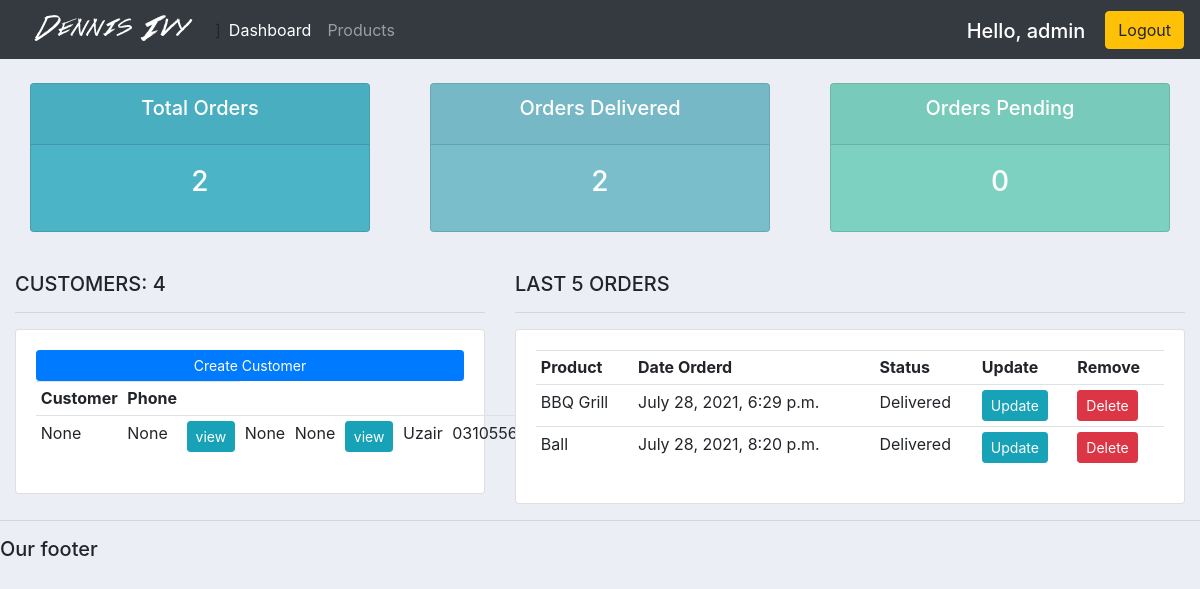
The app's page / (signed in) with its own data.
### account/models.py (models this page shows, shortened)
class Customer(models.Model):
    user = models.OneToOneField(User, null=True,blank=True, on_delete=models.CASCADE)
    name = models.CharField(max_length=200, null=True)
    phone = models.CharField(max_length=200, null=True)
    email = models.CharField(max_length=200)
    date_added = models.DateTimeField(auto_now_add=True)
    profileImg = models.ImageField(default="profile1.png",null=True)

class Order(models.Model):
    STATUS = (
			('Pending', 'Pending'),
			('Out for delivery', 'Out for delivery'),
			('Delivered', 'Delivered'),
			)
    customer = models.ForeignKey(Customer, on_delete=models.SET_NULL,null=True,blank=True)
    product = models.ForeignKey(Product, on_delete=models.SET_NULL,null=True,blank=True)
    date_ordered = models.DateTimeField(auto_now_add=True)
    status = models.CharField(max_length=200, null=True, choices=STATUS)

class Product(models.Model):
    CATEGORY = (
			('Indoor', 'Indoor'),
			('Out Door', 'Out Door'),
			)
    name = models.CharField(max_length=200)
    price = models.DecimalField(max_digits=7, decimal_places=2)
    category = models.CharField(max_length=200, null=True,choices=CATEGORY)
    discription = models.CharField(max_length=200, null=True)
    date_created = models.DateTimeField(auto_now_add=True)
    tags = models.ManyToManyField(Tag)

### account/decorator.py (the view)
    def wrapper_function(request,*args, **kwargs):
        group = None
        if request.user.groups.exists():
            group = request.user.groups.all()[0].name
        if group == 'customer':
            return redirect('user-page')
        if group == 'admin':
            return view_func(request,*args, **kwargs)

### account/decorator.py (called while the page is built)
def admin_only(view_func):
    def wrapper_function(request,*args, **kwargs):
        group = None
        if request.user.groups.exists():
            group = request.user.groups.all()[0].name
        if group == 'customer':
            return redirect('user-page')
        if group == 'admin':
            return view_func(request,*args, **kwargs)
    return wrapper_function

### account/views.py (called while the page is built)
@login_required(login_url='login')
@admin_only
def dashboardpage(request):
    customer = Customer.objects.all()
    order = Order.objects.all()
    ordertoatal = order.count()
    customertotal = customer.count()
    delivered = order.filter(status = 'Delivered').count()
    pending = order.filter(status = 'Pending').count()
    context= {'customer':customer,'order':order,
     'ordertoatal':ordertoatal,'customertotal':customertotal,'delivered':delivered,'pending':pending}
    return render (request, 'account/dashboard.html',context)

### account/templates/account/dashboard.html (shortened to what this page needs)
{%  extends 'account/main.html' %}
{% block content %}
{%  include 'account/status.html' %}
<br>
<div class="row">
	<div class="col-md-5">
		<h5>CUSTOMERS: {{customertotal}}</h5>
		<hr>
		<div class="card card-body">
			<a class="btn btn-primary  btn-sm btn-block" href="">Create Customer</a>
			<table class="table table-sm">
				<tr>
					<th>Customer</th>
					<th>Phone</th>
					<th></th>
				</tr>
				{% for customer in customer  %}
					<td>{{customer.name}}</td>
					<td>{{customer.phone}}</td>
					<td><a href ={% url 'customer' customer.id %} class = "btn btn-sm btn-info">view</a></td>
				{% endfor %}
			</table>
		</div>
	</div>
	<div class="col-md-7">
		<h5>LAST 5 ORDERS</h5>
		<hr>
		<div class="card card-body">
			<table class="table table-sm">
				<tr>
					<th>Product</th>
					<th>Date Orderd</th>
					<th>Status</th>
					<th>Update</th>
					<th>Remove</th>
				</tr>
				{% for order in order  %}
				<tr>
					<td>{{order.product.name}}</td>
					<td>{{order.date_ordered}}</td>
					<td>{{order.status}}</td>
					<td><a href = "{% url 'update' order.id %}" class = "btn btn-sm btn-info">Update</td>
					<td><a href = "{% url 'delete' order.id %}" class = "btn btn-sm btn-danger">Delete</td>
				</tr>
				{% endfor %}
			</table>
		</div>
	</div>
</div>
{% endblock %}

### account/templates/account/main.html (shortened to what this page needs)
{% load static %}
<!DOCTYPE html>
<html>
<head>
	<link rel="stylesheet" href="https://stackpath.bootstrapcdn.com/bootstrap/4.3.1/css/bootstrap.min.css">
	<link rel="stylesheet" type = "text/css" href="{% static '/css/main.css' %}" >
</head>
<body>
	{%  include 'account/navbar.html' %}
	<div class="container-fluid">
		{% block content %}
		{% endblock %}
    </div>
	<hr>
	<h5>Our footer</h5>
</body>
</html>

### account/templates/account/navbar.html (shortened to what this page needs)
{% load static %}
<nav class="navbar navbar-expand-lg navbar-dark bg-dark">
  <img src= {% static 'images/logo.png' %}>]
  <div class="collapse navbar-collapse" id="navbarNav">
    <ul class="navbar-nav">
      {% if request.user.is_staff %}
      <li class="nav-item active">
        <a class="nav-link" href="{% url 'index' %}">Dashboard</a>
      </li>
      <li class="nav-item">
        <a class="nav-link" href="{% url 'product' %}">Products</a>
      </li>
      {% else %}
      <li class="nav-item">
        <a class="nav-link" href="{% url 'profile' %}">Settings</a>
      </li>
      {% endif %}
    </ul>
  </div>
  <span class = "hello-msg"><h5>Hello, {{request.user}}</h5></span>
  <span><a href = "{% url 'logout' %}" class = "btn btn-warning">Logout</a></span>
</nav>

### account/templates/account/status.html
<br>
<div class="row">
	<div class="col">
		<div class="col-md">
			<div class="card text-center text-white  mb-3" id="total-orders">
			  	<div class="card-header">
			  		<h5 class="card-title">Total Orders</h5>
			  	</div>
			  	<div class="card-body">
			    	<h3 class="card-title">{{ordertoatal}}</h3>
			  	</div>
			</div>
		</div>
	</div>
	<div class="col">
		<div class="col-md">
			<div class="card text-center text-white  mb-3" id="orders-delivered">
			  	<div class="card-header">
			  		<h5 class="card-title">Orders Delivered</h5>
			  	</div>
			  	<div class="card-body">
			    	<h3 class="card-title">{{delivered}}</h3>
			  	</div>
			</div>
		</div>
	</div>
	<div class="col">
		<div class="col-md">
			<div class="card text-center text-white  mb-3" id="orders-pending">
			  	<div class="card-header">
			  		<h5 class="card-title">Orders Pending</h5>
			  	</div>
			  	<div class="card-body">
			    	<h3 class="card-title">{{pending}}</h3>
			  	</div>
			</div>
		</div>
	</div>
</div>

### static/css/main.css (style rules this page uses)
body { background-color: #ebeff5; }
#total-orders { background-color: #4cb4c7; }
#orders-delivered { background-color: #7abecc; }
#orders-pending { background-color: #7CD1C0; }

### account/templates/account/navbar.html (style rules this page uses)
.hello-msg { margin-right: 20px; margin-top: 10px; color: #fff; }

### records on screen
Customer: name "None", phone "None"
Customer: name "None", phone "None"
Customer: name "Uzair", phone "031055625616"
Order: product.name "BBQ Grill", date_ordered "July 28, 2021, 6:29 p.m.", status "Delivered"
Order: product.name "Ball", date_ordered "July 28, 2021, 8:20 p.m.", status "Delivered"

### other values on screen
{{ request.user }} "admin"
{{ ordertoatal }} "2"
{{ delivered }} "2"
{{ pending }} "0"
{{ customertotal }} "4"
